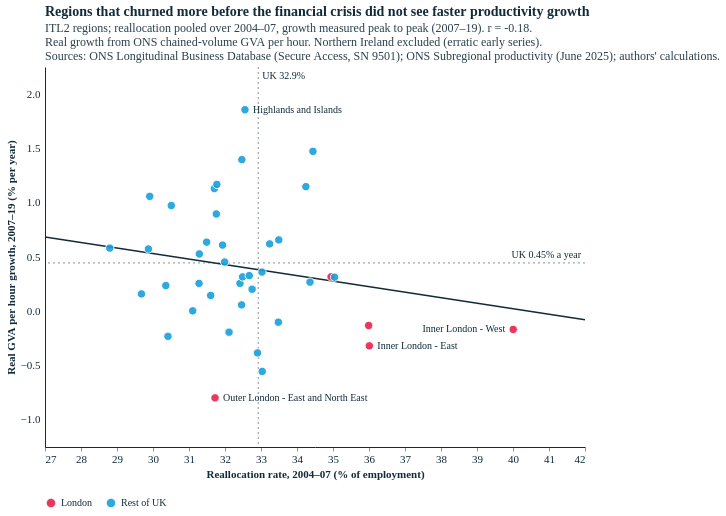

Notebook code for this chart:
### Code cell
# chart (b): initial reallocation (2004-07) vs real productivity growth (2007-19)
g = gro.assign(group=np.where(LONDON(gro), "London", "Rest of UK"))
ukr = prod.groupby("year")[["gva_real", "hours_worked_weekly"]].sum()
uk_g = 100 * np.log((ukr.gva_real / ukr.hours_worked_weekly)[2019] / (ukr.gva_real / ukr.hours_worked_weekly)[2007]) / 12
uk_r0 = 100 * jf[jf.year.between(2004, 2007)][["total_jc", "total_jd"]].sum().sum() / jf[jf.year.between(2004, 2007)].emp_avg.sum()
r_g, rho_g = gr_rows[0]["Pearson r"], gr_rows[0]["Spearman rho"]
XS3 = alt.Scale(domain=[float(np.floor(g.realloc.min() - 1)), float(np.ceil(g.realloc.max() + 1))], zero=False, nice=False)
YS3 = alt.Scale(domain=[float(np.floor(g.growth.min() * 4 - 1) / 4), float(np.ceil(g.growth.max() * 4 + 1) / 4)], zero=False, nice=False)
b, _ = ols(g.growth.values, g.realloc.values)
fit = pd.DataFrame({"x": XS3.domain, "y": [b[0] + b[1] * x for x in XS3.domain]})
labg = pd.concat([g.nlargest(2, "realloc"), g.nlargest(1, "growth"), g.nsmallest(1, "growth")]).drop_duplicates("itl2_code")

gp = alt.layer(
    alt.Chart(pd.DataFrame({"v": [uk_r0]})).mark_rule(strokeDash=[2, 3], color=TXT, opacity=0.5).encode(x=alt.X("v:Q", scale=XS3)),
    alt.Chart(pd.DataFrame({"v": [uk_g]})).mark_rule(strokeDash=[2, 3], color=TXT, opacity=0.5).encode(y=alt.Y("v:Q", scale=YS3)),
    alt.Chart(pd.DataFrame({"x": [uk_r0], "y": [YS3.domain[1]]})).mark_text(align="left", baseline="top", dx=4, dy=4, fontSize=10, color=TXT)
       .encode(x=alt.X("x:Q", scale=XS3), y=alt.Y("y:Q", scale=YS3), text=alt.value(f"UK {uk_r0:.1f}%")),
    alt.Chart(pd.DataFrame({"x": [XS3.domain[1]], "y": [uk_g]})).mark_text(align="right", baseline="bottom", dx=-4, dy=-3, fontSize=10, color=TXT)
       .encode(x=alt.X("x:Q", scale=XS3), y=alt.Y("y:Q", scale=YS3), text=alt.value(f"UK {uk_g:.2f}% a year")),
    alt.Chart(fit).mark_line(color=ECO["blue-dark"], strokeWidth=1.5).encode(x=alt.X("x:Q", scale=XS3), y=alt.Y("y:Q", scale=YS3)),
    alt.Chart(g).mark_circle(size=70, opacity=0.9, stroke="white", strokeWidth=1).encode(
        x=alt.X("realloc:Q", scale=XS3, title="Reallocation rate, 2004–07 (% of employment)"),
        y=alt.Y("growth:Q", scale=YS3, title="Real GVA per hour growth, 2007–19 (% per year)"),
        color=alt.Color("group:N", scale=alt.Scale(domain=["London", "Rest of UK"], range=[ECO["red"], ECO["blue-light"]]),
                        legend=alt.Legend(title=None, orient="bottom")),
        tooltip=[alt.Tooltip("itl2_name:N", title="Region"), alt.Tooltip("realloc:Q", format=".1f", title="Reallocation 2004–07 (%)"),
                 alt.Tooltip("growth:Q", format=".2f", title="Growth 2007–19 (%/yr)")]),
    *label_layers(labg, "realloc", "growth", XS3, YS3, 540, 380),
).properties(title=alt.Title("Regions that churned more before the financial crisis did not see faster productivity growth",
    subtitle=[f"ITL2 regions; reallocation pooled over 2004–07, growth measured peak to peak (2007–19). r = {r_g:.2f}.",
              "Real growth from ONS chained-volume GVA per hour. Northern Ireland excluded (erratic early series).", SRC2]))
styles.save(gp, str(FIG), "reallocation_productivity_growth", width=540, height=380)
gp.properties(width=540, height=380)

### Figure 1 — Vega-Lite specification as saved in the notebook (floating-point values rounded to 4 significant figures)
{"config": {"background": "#fff", "font": "Circular Std", "text": {"color": "#122b39", "font": "Circular Std", "align": "left", "dx": 7, "dy": 0, "fontSize": 11}, "view": {"stroke": null, "continuousWidth": 350, "continuousHeight": 280, "discreteWidth": 400, "discreteHeight": 300}, "bar": {"color": "#179fdb"}, "line": {"color": "#e6224b"}, "rule": {"color": "#122b39"}, "point": {"filled": true, "size": 80, "color": "#e6224b", "opacity": 0.95}, "geoshape": {"stroke": "white", "strokeWidth": 0.3}, "axis": {"labelColor": "#122b39", "labelFontSize": 11, "labelFont": "Circular Std", "tickColor": "#122b39", "tickOpacity": 0.5, "domainColor": "#122b39", "domainOpacity": 1, "gridColor": "#122b39", "gridDash": [2, 2], "gridOpacity": 0.5, "title": null, "titleColor": "#122b39", "tickSize": 4, "grid": false, "domain": true}, "axisXDiscrete": {"grid": false, "labelAngle": 0, "tickCount": 10, "tickOpacity": 0.5, "title": null}, "axisYDiscrete": {"ticks": false, "labelPadding": 5, "grid": false}, "axisXTemporal": {"grid": false, "ticks": true}, "axisXQuantitative": {"grid": false}, "axisYQuantitative": {"gridColor": "#122b39", "gridDash": [1, 5], "gridOpacity": 0.5, "ticks": false, "labelPadding": 5, "tickCount": 8, "grid": false}, "title": {"color": "#122b39", "subtitleColor": "#122b39E6", "font": "Circular Std", "subtitleFont": "Circular Std", "anchor": "start", "frame": "group", "fontSize": 14, "subtitleFontSize": 12, "subtitlePadding": 4, "offset": 0}, "legend": {"titleColor": "#122b39", "labelColor": "#122b39"}}, "layer": [{"data": {"name": "data-9629389c73932f77323c06b16e570807"}, "mark": {"type": "rule", "color": "#122b39", "opacity": 0.5, "strokeDash": [2, 3]}, "encoding": {"x": {"field": "v", "scale": {"domain": [27.0, 42.0], "nice": false, "zero": false}, "type": "quantitative"}}}, {"data": {"name": "data-9c9449eae940f2783e7b058dfee2975e"}, "mark": {"type": "rule", "color": "#122b39", "opacity": 0.5, "strokeDash": [2, 3]}, "encoding": {"y": {"field": "v", "scale": {"domain": [-1.25, 2.25], "nice": false, "zero": false}, "type": "quantitative"}}}, {"data": {"name": "data-f7e3109062a3f7ccdab4dc8aca46a2dd"}, "mark": {"type": "text", "align": "left", "baseline": "top", "color": "#122b39", "dx": 4, "dy": 4, "fontSize": 10}, "encoding": {"text": {"value": "UK 32.9%"}, "x": {"field": "x", "scale": {"domain": [27.0, 42.0], "nice": false, "zero": false}, "type": "quantitative"}, "y": {"field": "y", "scale": {"domain": [-1.25, 2.25], "nice": false, "zero": false}, "type": "quantitative"}}}, {"data": {"name": "data-75adf3bbbd439f4bb1d2a8bf2f51e5f5"}, "mark": {"type": "text", "align": "right", "baseline": "bottom", "color": "#122b39", "dx": -4, "dy": -3, "fontSize": 10}, "encoding": {"text": {"value": "UK 0.45% a year"}, "x": {"field": "x", "scale": {"domain": [27.0, 42.0], "nice": false, "zero": false}, "type": "quantitative"}, "y": {"field": "y", "scale": {"domain": [-1.25, 2.25], "nice": false, "zero": false}, "type": "quantitative"}}}, {"data": {"name": "data-5d8638646245ca808b912dc84bae8a60"}, "mark": {"type": "line", "color": "#122b39", "strokeWidth": 1.5}, "encoding": {"x": {"field": "x", "scale": {"domain": [27.0, 42.0], "nice": false, "zero": false}, "type": "quantitative"}, "y": {"field": "y", "scale": {"domain": [-1.25, 2.25], "nice": false, "zero": false}, "type": "quantitative"}}}, {"data": {"name": "data-fa5c3e0edf17fd72b5ebaf4ae80a11e3"}, "mark": {"type": "circle", "opacity": 0.9, "size": 70, "stroke": "white", "strokeWidth": 1}, "encoding": {"color": {"field": "group", "legend": {"orient": "bottom", "title": null}, "scale": {"domain": ["London", "Rest of UK"], "range": ["#e6224b", "#179fdb"]}, "type": "nominal"}, "tooltip": [{"field": "itl2_name", "title": "Region", "type": "nominal"}, {"field": "realloc", "format": ".1f", "title": "Reallocation 2004–07 (%)", "type": "quantitative"}, {"field": "growth", "format": ".2f", "title": "Growth 2007–19 (%/yr)", "type": "quantitative"}], "x": {"field": "realloc", "scale": {"domain": [27.0, 42.0], "nice": false, "zero": false}, "title": "Reallocation rate, 2004–07 (% of employment)", "type": "quantitative"}, "y": {"field": "growth", "scale": {"domain": [-1.25, 2.25], "nice": false, "zero": false}, "title": "Real GVA per hour growth, 2007–19 (% per year)", "type": "quantitative"}}}, {"data": {"name": "data-3b82e3e8af57eb9dd9cab225c7573886"}, "mark": {"type": "text", "align": "left", "color": "#122b39", "dx": 8, "dy": 0.0, "fontSize": 10}, "encoding": {"text": {"field": "itl2_name", "type": "nominal"}, "x": {"field": "realloc", "scale": {"domain": [27.0, 42.0], "nice": false, "zero": false}, "type": "quantitative"}, "y": {"field": "growth", "scale": {"domain": [-1.25, 2.25], "nice": false, "zero": false}, "type": "quantitative"}}}, {"data": {"name": "data-7cc49b3293e4f927f36c0eb0f65f747d"}, "mark": {"type": "text", "align": "right", "color": "#122b39", "dx": -8, "dy": 0.0, "fontSize": 10}, "encoding": {"text": {"field": "itl2_name", "type": "nominal"}, "x": {"field": "realloc", "scale": {"domain": [27.0, 42.0], "nice": false, "zero": false}, "type": "quantitative"}, "y": {"field": "growth", "scale": {"domain": [-1.25, 2.25], "nice": false, "zero": false}, "type": "quantitative"}}}, {"data": {"name": "data-ddb43d80f42df4a92fc79f0f31a24273"}, "mark": {"type": "text", "align": "left", "color": "#122b39", "dx": 8, "dy": 0.0, "fontSize": 10}, "encoding": {"text": {"field": "itl2_name", "type": "nominal"}, "x": {"field": "realloc", "scale": {"domain": [27.0, 42.0], "nice": false, "zero": false}, "type": "quantitative"}, "y": {"field": "growth", "scale": {"domain": [-1.25, 2.25], "nice": false, "zero": false}, "type": "quantitative"}}}, {"data": {"name": "data-f3ec96574e1210cfa8fe8e2d25e5bc2e"}, "mark": {"type": "text", "align": "left", "color": "#122b39", "dx": 8, "dy": 0.0, "fontSize": 10}, "encoding": {"text": {"field": "itl2_name", "type": "nominal"}, "x": {"field": "realloc", "scale": {"domain": [27.0, 42.0], "nice": false, "zero": false}, "type": "quantitative"}, "y": {"field": "growth", "scale": {"domain": [-1.25, 2.25], "nice": false, "zero": false}, "type": "quantitative"}}}], "height": 380, "title": {"text": "Regions that churned more before the financial crisis did not see faster productivity growth", "subtitle": ["ITL2 regions; reallocation pooled over 2004–07, growth measured peak to peak (2007–19). r = -0.18.", "Real growth from ONS chained-volume GVA per hour. Northern Ireland excluded (erratic early series).", "Sources: ONS Longitudinal Business Database (Secure Access, SN 9501); ONS Subregional productivity (June 2025); authors' calculations."]}, "width": 540, "$schema": "https://vega.github.io/schema/vega-lite/v5.20.1.json", "datasets": {"data-9629389c73932f77323c06b16e570807": [{"v": 32.92}], "data-9c9449eae940f2783e7b058dfee2975e": [{"v": 0.4453}], "data-f7e3109062a3f7ccdab4dc8aca46a2dd": [{"x": 32.92, "y": 2.25}], "data-75adf3bbbd439f4bb1d2a8bf2f51e5f5": [{"x": 42.0, "y": 0.4453}], "data-5d8638646245ca808b912dc84bae8a60": [{"x": 27.0, "y": 0.6845}, {"x": 42.0, "y": -0.0785}], "data-fa5c3e0edf17fd72b5ebaf4ae80a11e3": [{"itl2_code": "TLC1", "itl2_name": "Tees Valley and Durham", "realloc": 32.42, "emp": 458800.0, "growth": 0.2573, "prod_rel": 89.67, "group": "Rest of UK"}, {"itl2_code": "TLC2", "itl2_name": "Northumberland, and Tyne and Wear", "realloc": 31.71, "emp": 639700.0, "growth": 1.131, "prod_rel": 87.4, "group": "Rest of UK"}, {"itl2_code": "TLD1", "itl2_name": "Cumbria", "realloc": 28.8, "emp": 227600.0, "growth": 0.5822, "prod_rel": 87.65, "group": "Rest of UK"}, {"itl2_code": "TLD3", "itl2_name": "Greater Manchester", "realloc": 33.03, "emp": 1235000.0, "growth": 0.3613, "prod_rel": 90.44, "group": "Rest of UK"}, {"itl2_code": "TLD4", "itl2_name": "Lancashire", "realloc": 30.36, "emp": 640500.0, "growth": 0.2369, "prod_rel": 88.69, "group": "Rest of UK"}, {"itl2_code": "TLD6", "itl2_name": "Cheshire", "realloc": 33.03, "emp": 466400.0, "growth": -0.5539, "prod_rel": 111.2, "group": "Rest of UK"}, {"itl2_code": "TLD7", "itl2_name": "Merseyside", "realloc": 32.9, "emp": 632400.0, "growth": -0.3833, "prod_rel": 92.85, "group": "Rest of UK"}, {"itl2_code": "TLE1", "itl2_name": "East Yorkshire and Northern Lincolnshire", "realloc": 30.42, "emp": 398500.0, "growth": -0.2306, "prod_rel": 91.74, "group": "Rest of UK"}, {"itl2_code": "TLE2", "itl2_name": "North Yorkshire", "realloc": 32.11, "emp": 386300.0, "growth": -0.1926, "prod_rel": 96.42, "group": "Rest of UK"}, {"itl2_code": "TLE3", "itl2_name": "South Yorkshire", "realloc": 31.1, "emp": 568200.0, "growth": 0.004304, "prod_rel": 82.09, "group": "Rest of UK"}, {"itl2_code": "TLE4", "itl2_name": "West Yorkshire", "realloc": 32.46, "emp": 1058000.0, "growth": 0.05909, "prod_rel": 89.57, "group": "Rest of UK"}, {"itl2_code": "TLF1", "itl2_name": "Derbyshire and Nottinghamshire", "realloc": 31.28, "emp": 914700.0, "growth": 0.2569, "prod_rel": 87.19, "group": "Rest of UK"}, {"itl2_code": "TLF2", "itl2_name": "Leicestershire, Rutland and Northamptonshire", "realloc": 32.49, "emp": 797200.0, "growth": 0.3168, "prod_rel": 85.93, "group": "Rest of UK"}, {"itl2_code": "TLF3", "itl2_name": "Lincolnshire", "realloc": 31.76, "emp": 285000.0, "growth": 0.8965, "prod_rel": 82.27, "group": "Rest of UK"}, {"itl2_code": "TLG1", "itl2_name": "Herefordshire, Worcestershire and Warwickshire", "realloc": 30.51, "emp": 591700.0, "growth": 0.9742, "prod_rel": 88.82, "group": "Rest of UK"}, {"itl2_code": "TLG2", "itl2_name": "Shropshire and Staffordshire", "realloc": 31.6, "emp": 675400.0, "growth": 0.1458, "prod_rel": 85.62, "group": "Rest of UK"}, {"itl2_code": "TLG3", "itl2_name": "West Midlands", "realloc": 33.49, "emp": 1291000.0, "growth": 0.6576, "prod_rel": 86.18, "group": "Rest of UK"}, {"itl2_code": "TLH1", "itl2_name": "East Anglia", "realloc": 31.29, "emp": 1070000.0, "growth": 0.528, "prod_rel": 92.59, "group": "Rest of UK"}, {"itl2_code": "TLH2", "itl2_name": "Bedfordshire and Hertfordshire", "realloc": 33.48, "emp": 807700.0, "growth": -0.1006, "prod_rel": 106.2, "group": "Rest of UK"}, {"itl2_code": "TLH3", "itl2_name": "Essex", "realloc": 32.75, "emp": 676300.0, "growth": 0.2031, "prod_rel": 97.05, "group": "Rest of UK"}, {"itl2_code": "TLI3", "itl2_name": "Inner London - West", "realloc": 40.01, "emp": 1595000.0, "growth": -0.1669, "prod_rel": 149.1, "group": "London"}, {"itl2_code": "TLI4", "itl2_name": "Inner London - East", "realloc": 36.01, "emp": 1001000.0, "growth": -0.3182, "prod_rel": 134.7, "group": "London"}, {"itl2_code": "TLI5", "itl2_name": "Outer London - East and North East", "realloc": 31.72, "emp": 509200.0, "growth": -0.7976, "prod_rel": 122.8, "group": "London"}, {"itl2_code": "TLI6", "itl2_name": "Outer London - South", "realloc": 35.99, "emp": 473600.0, "growth": -0.131, "prod_rel": 118.6, "group": "London"}, {"itl2_code": "TLI7", "itl2_name": "Outer London - West and North West", "realloc": 34.95, "emp": 823700.0, "growth": 0.3171, "prod_rel": 125.7, "group": "London"}, {"itl2_code": "TLJ1", "itl2_name": "Berkshire, Buckinghamshire and Oxfordshire", "realloc": 34.25, "emp": 1229000.0, "growth": 1.148, "prod_rel": 119.6, "group": "Rest of UK"}, {"itl2_code": "TLJ2", "itl2_name": "Surrey, East and West Sussex", "realloc": 34.36, "emp": 1272000.0, "growth": 0.2687, "prod_rel": 107.4, "group": "Rest of UK"}, {"itl2_code": "TLJ3", "itl2_name": "Hampshire and Isle of Wight", "realloc": 32.47, "emp": 869600.0, "growth": 1.397, "prod_rel": 104.8, "group": "Rest of UK"}, {"itl2_code": "TLJ4", "itl2_name": "Kent", "realloc": 35.04, "emp": 685200.0, "growth": 0.3141, "prod_rel": 95.99, "group": "Rest of UK"}, {"itl2_code": "TLK1", "itl2_name": "Gloucestershire, Wiltshire and Bath/Bristol area", "realloc": 32.67, "emp": 1172000.0, "growth": 0.3286, "prod_rel": 99.66, "group": "Rest of UK"}, {"itl2_code": "TLK2", "itl2_name": "Dorset and Somerset", "realloc": 29.68, "emp": 539200.0, "growth": 0.1602, "prod_rel": 88.4, "group": "Rest of UK"}, {"itl2_code": "TLK3", "itl2_name": "Cornwall and Isles of Scilly", "realloc": 33.24, "emp": 213100.0, "growth": 0.6208, "prod_rel": 78.76, "group": "Rest of UK"}, {"itl2_code": "TLK4", "itl2_name": "Devon", "realloc": 31.99, "emp": 502200.0, "growth": 0.4537, "prod_rel": 85.03, "group": "Rest of UK"}, {"itl2_code": "TLL1", "itl2_name": "West Wales and The Valleys", "realloc": 29.91, "emp": 706900.0, "growth": 1.059, "prod_rel": 80.04, "group": "Rest of UK"}, {"itl2_code": "TLL2", "itl2_name": "East Wales", "realloc": 31.49, "emp": 531800.0, "growth": 0.6367, "prod_rel": 86.9, "group": "Rest of UK"}, {"itl2_code": "TLM5", "itl2_name": "North Eastern Scotland", "realloc": 29.87, "emp": 258900.0, "growth": 0.5738, "prod_rel": 99.54, "group": "Rest of UK"}, {"itl2_code": "TLM6", "itl2_name": "Highlands and Islands", "realloc": 32.55, "emp": 217500.0, "growth": 1.856, "prod_rel": 87.5, "group": "Rest of UK"}, {"itl2_code": "TLM7", "itl2_name": "Eastern Scotland", "realloc": 31.77, "emp": 885400.0, "growth": 1.169, "prod_rel": 99.21, "group": "Rest of UK"}, {"itl2_code": "TLM8", "itl2_name": "West Central Scotland", "realloc": 34.44, "emp": 730800.0, "growth": 1.473, "prod_rel": 87.19, "group": "Rest of UK"}, {"itl2_code": "TLM9", "itl2_name": "Southern Scotland", "realloc": 31.93, "emp": 362600.0, "growth": 0.6098, "prod_rel": 88.26, "group": "Rest of UK"}], "data-3b82e3e8af57eb9dd9cab225c7573886": [{"itl2_code": "TLM6", "itl2_name": "Highlands and Islands", "realloc": 32.55, "emp": 217500.0, "growth": 1.856, "prod_rel": 87.5, "group": "Rest of UK", "px": 199.9, "py": 42.74, "right": false, "dy": 0}], "data-7cc49b3293e4f927f36c0eb0f65f747d": [{"itl2_code": "TLI3", "itl2_name": "Inner London - West", "realloc": 40.01, "emp": 1595000.0, "growth": -0.1669, "prod_rel": 149.1, "group": "London", "px": 468.2, "py": 262.4, "right": true, "dy": 0}], "data-ddb43d80f42df4a92fc79f0f31a24273": [{"itl2_code": "TLI4", "itl2_name": "Inner London - East", "realloc": 36.01, "emp": 1001000.0, "growth": -0.3182, "prod_rel": 134.7, "group": "London", "px": 324.3, "py": 278.8, "right": false, "dy": 0}], "data-f3ec96574e1210cfa8fe8e2d25e5bc2e": [{"itl2_code": "TLI5", "itl2_name": "Outer London - East and North East", "realloc": 31.72, "emp": 509200.0, "growth": -0.7976, "prod_rel": 122.8, "group": "London", "px": 170.0, "py": 330.9, "right": false, "dy": 0}]}}
